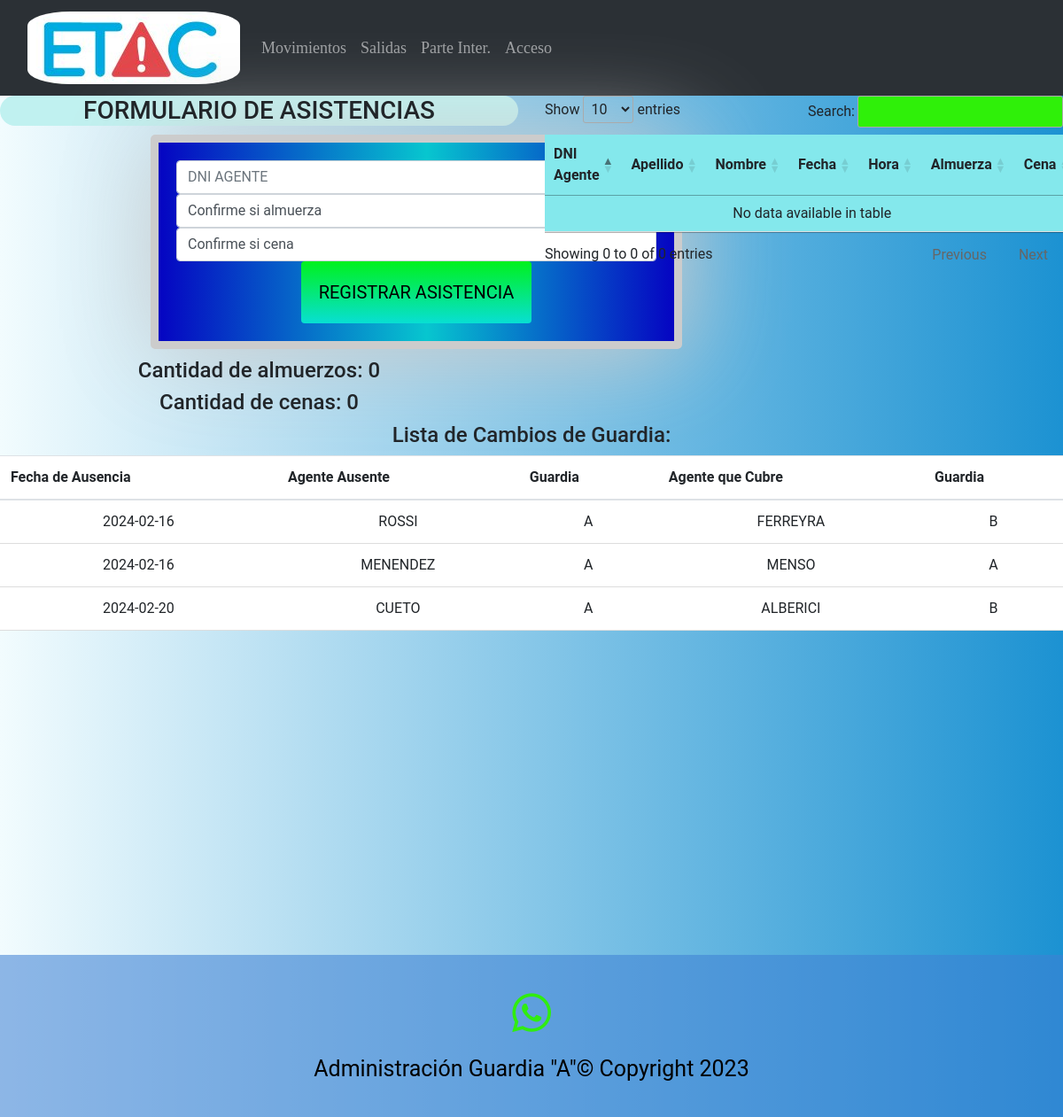
The app's page /asistencias with its own data.
### main.py (models this page shows)
    class Cambiosguardia(db.Model):
        __tablename__ = 'Cambiosguardia'  # Agrega esta línea para especificar el nombre de la tabla en la base de datos
        id_cambio = db.Column(db.Integer, primary_key=True)
        id_agente = db.Column(db.Integer)
        fecha_de_ausencia = db.Column(db.Date)
        Id_agente_cubre = db.Column(db.Integer)
        fecha_devolucion = db.Column(db.Date)
        Motivo = db.Column(db.String(1000))

    class Agentes(db.Model):
        id_agente = db.Column(db.Integer, primary_key=True, unique=True)
        apellido = db.Column(db.String(100))
        nombre = db.Column(db.String(100))
        guardia = db.Column(db.String(10))
        dni = db.Column(db.Integer)
        telefono = db.Column(db.Integer)
        telefono_alternativo = db.Column(db.Integer)
        Fecha_nacimiento = db.Column(db.Date)
        localidad = db.Column(db.String(100))
        domicilio = db.Column(db.String(300))
        email = db.Column(db.String(100))
        Rol = db.Column(db.String(100))
        Grupo_sanguineo = db.Column(db.String(100))
        Alergia = db.Column(db.String(100))
        Camada = db.Column(db.String(10))
        Bombero = db.Column(db.String(1000))
        registro = db.Column(db.String(1000))

### main.py (the view, shortened to what this page needs)
@app.route('/asistencias', methods=['GET', 'POST'])
def asistencias():
    fecha_actual = datetime.now().date()
    hora_actual_utc = datetime.now(timezone('UTC'))
    hora_actual_buenos_aires = hora_actual_utc.astimezone(app.config['TIMEZONE'])
    hora_actual_str = hora_actual_buenos_aires.strftime('%H:%M')
    asistencias_del_dia = Asistencias.query.filter(Asistencias.fecha == fecha_actual).all()
    todos_los_agentes = Agentes.query.order_by(Agentes.id_agente).all()
    almuerza_si_count = Asistencias.query.filter(Asistencias.almuerza == 'SI', Asistencias.fecha == fecha_actual).count()
    cena_si_count = Asistencias.query.filter(Asistencias.cena == 'SI', Asistencias.fecha == fecha_actual).count()
    cambioguardia = Cambiosguardia.query.filter((Cambiosguardia.fecha_de_ausencia >= fecha_actual) | (
                Cambiosguardia.fecha_devolucion >= fecha_actual)).order_by(Cambiosguardia.id_cambio).all()
    return render_template("asistencias.html", asistencias=asistencias_del_dia, agentee=todos_los_agentes, almuerza_si_count=almuerza_si_count, cena_si_count=cena_si_count,
                           cambioguar=cambioguardia)

### templates/asistencias.html (shortened to what this page needs)
{% extends "base.html" %}
{% block content %}
<section class="formularios">
    <div class="row">
      <div class="col-lg-6 col-md-12">
           <h3 class="text-center titulo_form_index">FORMULARIO DE ASISTENCIAS</h3>
        <form class="form_ins" action="{{ url_for('asistencias') }}" method="post" enctype="multipart/form-data" onsubmit="return confirmSubmit();">
        <input type="number" class="form-control" name="dni_agente" placeholder="DNI AGENTE" required="required" />
        <select class="form-control" name="almuerza" placeholder="ALMUERZA" required="required">
              <option value="" disabled selected>Confirme si almuerza</option>
        </select>
        <select class="form-control" name="cena" placeholder="CENA" required="required">
              <option value="" disabled selected>Confirme si cena</option>
        </select>
         <button type="submit" name="parte_salida" class="btn btn-primary btn-lg">REGISTRAR ASISTENCIA</button>
        </form>
          </div>
      <div class="col-lg-6 col-md-12">
    <table class="tabla_agentes" id="tablacarnet5">
        <thead>
        <tr>
            <th>DNI Agente</th>
            <th>Apellido</th>
            <th>Nombre</th>
            <th>Fecha</th>
            <th>Hora</th>
            <th>Almuerza</th>
            <th>Cena</th>
        </tr>
        </thead>
        <tbody>
        </tbody>
    </table>
      </div>
    </div>
</section>
<div class="row">
         <div class="col-lg-6">
            <h4>Cantidad de almuerzos: {{ almuerza_si_count }}</h4>
            <h4>Cantidad de cenas: {{ cena_si_count }}</h4>
         </div>
      </div>
<div class="row">
    <div class="col-lg-12">
        <h4>Lista de Cambios de Guardia:</h4>
        <table class="table">
            <thead>
                <tr>
                    <th>Fecha de Ausencia</th>
                    <th>Agente Ausente</th>
                    <th>Guardia</th>
                    <th>Agente que Cubre</th>
                    <th>Guardia</th>
                </tr>
            </thead>
            <tbody>
                {% for cambio in cambioguar %}
                    <tr>
                        <td>{{ cambio.fecha_de_ausencia }}</td>
                        <td>
                            {% for agente in agentee %}
                                {% if cambio.id_agente == agente.id_agente %}
                                    {{ agente.apellido }}
                                {% endif %}
                            {% endfor %}
                        </td>
                        <td>
                            {% for agente in agentee %}
                                {% if cambio.id_agente == agente.id_agente %}
                                    {{ agente.guardia }}
                                {% endif %}
                            {% endfor %}
                        </td>
                        <td>
                            {% for agente in agentee %}
                                {% if cambio.Id_agente_cubre == agente.id_agente %}
                                    {{ agente.apellido }}
                                {% endif %}
                            {% endfor %}
                        </td>
                        <td>
                            {% for agente in agentee %}
                                {% if cambio.Id_agente_cubre == agente.id_agente %}
                                    {{ agente.guardia }}
                                {% endif %}
                            {% endfor %}
                        </td>
                    </tr>
                {% endfor %}
            </tbody>
        </table>
    </div>
</div>
{% endblock %}

### templates/base.html (shortened to what this page needs)
<!DOCTYPE html>
<html lang="es">
<head>
  <link rel="stylesheet" href="sweetalert2.min.css">
    <link rel="stylesheet" type="text/css" href="https://cdn.datatables.net/1.11.5/css/jquery.dataTables.css">
  <link href="https://cdn.jsdelivr.net/npm/bootstrap@5.3.0-alpha3/dist/css/bootstrap.min.css" rel="stylesheet">
   <link rel="stylesheet" href="https://stackpath.bootstrapcdn.com/bootstrap/4.5.2/css/bootstrap.min.css">
  <link rel="stylesheet" href="{{ url_for('static', filename='style.css') }}">
</head>
<body>
<header>
  <nav class="navbar navbar-expand-lg bg-body-tertiary" data-bs-theme='dark'>
    <div class="container-fluid">
      <a class="navbar-brand" href="{{ url_for('index') }}">
        <img class="logo" src="../static/img/logoetac.png">
      </a>
      <div class="collapse navbar-collapse" id="navbarNav">
        <ul class="navbar-nav">
            <li class="nav-item">
            <a class="nav-link" href="movimientos">Movimientos</a>
          </li>
            <li class="nav-item">
            <a class="nav-link" href="salidas">Salidas</a>
          </li>
            <li class="nav-item">
            <a class="nav-link" href="registrar_parte">Parte Inter.</a>
          </li>
          {% if not current_user.is_authenticated %}
          <li class="nav-item">
            <a class="nav-link" href="login">Acceso</a>
          </li>
          {% endif %}
        </ul>
      </div>
    </div>
  </nav>
</header>
{% block content %}
{% endblock %}
<footer class="piepag" id="white-seccion footer">
    <a href="https://api.whatsapp.com/send?phone=5493513946728" target="_blank"><i class="icono-final fa-brands fa-whatsapp fa-2x"></i></a>
        <p class="creditos">Administración Guardia "A"© Copyright 2023</p>
</footer>
</body>
</html>

### static/style.css (style rules this page uses)
body { background: #1c92d2; background: -webkit-linear-gradient(to right, #f2fcfe, #1c92d2); background: linear-gradient(to right, #f2fcfe, #1c92d2); text-align:center; font-family:"Roboto"; }
.logo { border-radius: 20%; }
header { font-size:18px; font-family:"Merriweather"; }
form { background: rgb(5,4,194); background: linear-gradient(90deg, rgba(5,4,194,1) 0%, rgba(7,198,207,1) 52%, rgba(5,4,194,1) 100%); margin:10px 170px; border: 9px solid #ccc; padding: 20px; width: 600px; border-radius: 5px; box-shadow: 3px 6px 110px #ccc; }
button[type=submit] { background: rgb(8,223,211); background: linear-gradient(0deg, rgba(8,223,211,1) 0%, rgba(0,241,29,1) 100%); color: black; padding: 20px 20px; border: none; border-radius: 4px; cursor: pointer; }
.titulo_form_index { background-color:#C0F1F0; border-radius:30px; }
table { width: 100%; border-collapse: collapse; margin-bottom: 20px; }
th { background-color: #f2f2f2; text-align: left; padding: 10px; }
td { padding: 10px; border-bottom: 1px solid #ddd; }
tr:nth-child(odd) { background-color: #84E8EC; }
.tabla_agentes th { background-color: #84E8EC; text-align: left; padding: 10px; }
.tabla_agentes tr:nth-child(odd) { background-color: #84E8EC; }
.piepag { color:black; margin-top: 350px; background-color:#3f80d58f; font-size:25px; padding:20px; }
.icono-final { margin: 20px; color:#30ED10; }

### records on screen
Cambiosguardia: fecha_de_ausencia "2024-02-16"
Agentes: apellido "ROSSI", guardia "A"
Agentes: apellido "FERREYRA", guardia "B"
Agentes: apellido "MENENDEZ", guardia "A"
Agentes: apellido "MENSO", guardia "A"
Cambiosguardia: fecha_de_ausencia "2024-02-20"
Agentes: apellido "CUETO", guardia "A"
Agentes: apellido "ALBERICI", guardia "B"

### other values on screen
{{ almuerza_si_count }} "0"
{{ cena_si_count }} "0"
{{ cambio.fecha_de_ausencia }} "2024-02-16"
